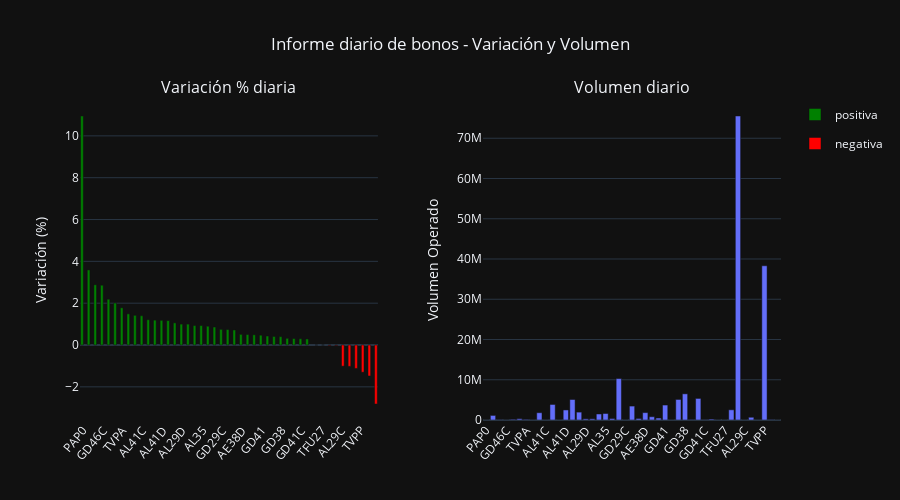

Source (notebook cell):
### Code cell
# ---------------   PANEL BONOS ARGENTINOS  ----------------
List_panel_Bonos =["Soberanos en pesos más Cer","Soberanos en pesos a tasa variable", "Soberanos en pesos a tasa fija",
                      "Soberanos en dólares", "Soberanos dolar linked", "Provinciales en pesos", "Provinciales dolar linked", 
                      "Provinciales en dólares", "Provinciales en euros", "Cupones vinculados al PBI", "Bonos corporativos en pesos",
                      "Bonos corporativos en dólares"]

panel_bonos_data = []

def obtener_panel_bonos(instrumento, panel, pais):
    
    url_panel2 = f"https://api.invertironline.com/api/Cotizaciones/{instrumento}/{panel}/{pais}"
    
    payload = {}
    headers = {
    'Authorization': f"Bearer {bearer_token}",
    'Cookie': 'i18n.langtag=es-AR; isMobile=0; 1ea603=2qWeR/Ko7fTv5qFwUUmajFxWKNKtMyB66jJlJwlyFgldqvfrivSOqffj72nSSQ8p18sxZLeNp+m5CDB+KmkD7BxBPsZzBlzrTNpk728p80GSm7j9dYAIvHBuX7tgmx5HVqjmBADYnrBeAlt9fjpu+dxROhkucWhAX8YWLux7ISiIj1gU'
    }

    response = requests.request("GET", url_panel2, headers=headers, data=payload)
    panel_bonos_data.append(response.json())

for descripcion in List_panel_Bonos:
    obtener_panel_bonos("Bonos", descripcion, "argentina")

ticket = []
descripcion = []
volumen = []
precio_maximo = []
precio_minimo = []
ultimo_precio = []
var_porcentual = []

for index, block in enumerate(panel_bonos_data): # ENUMERATE: Permite utilizar los indices de la lista para iterar y obtener los valores de la lista.
    for titulo in block["titulos"]:
        try:
            ticket_t = titulo["simbolo"]
            ticket.append(ticket_t)
            
            descripcion_b = List_panel_Bonos[index] 
            descripcion.append(descripcion_b)
            
            volumen_t = titulo["volumen"]
            volumen.append(volumen_t)
            
            precio_maximo_t = titulo["maximo"]
            precio_maximo.append(precio_maximo_t)
            
            precio_minimo_t = titulo["minimo"]
            precio_minimo.append(precio_minimo_t)
            
            ultimo_precio_t = titulo["ultimoCierre"]
            ultimo_precio.append(ultimo_precio_t)
            
            var_porcentual_t = titulo["variacionPorcentual"]
            var_porcentual.append(var_porcentual_t)
        except Exception:
            pass

data_bonos = pd.DataFrame({
    "ticket" : ticket, 
    "volumen" : volumen,
    "descripcion" : descripcion,
    "precio_maximo" : precio_maximo,
    "precio_minimo" : precio_minimo,
    "ultimo_precio" : ultimo_precio,
    "var_porcentual" : var_porcentual})

data_bonos["variación"] = ["positiva" if value > 0 else "negativa" for value in var_porcentual]
data_bonos = data_bonos.sort_values(by="var_porcentual", ascending=False)

var_bonos = px.bar(data_bonos,
                   x="ticket", y="var_porcentual",
                   color="variación",
                   color_discrete_map={'positiva': 'green', 'negativa': 'red'})
vol_bonos = px.bar(data_bonos,
                   x="ticket", y="volumen",
                   title="Volumen diario - Bonos")

# Crear subplots
fig_informe = make_subplots(rows=1, cols=2, 
                            subplot_titles=("Variación % diaria", "Volumen diario"),
                            horizontal_spacing=0.15)

for var in var_bonos.data:
    fig_informe.add_trace(var, row=1, col=1)
for vol in vol_bonos.data:
    fig_informe.add_trace(vol, row=1, col=2)
    
# Personalizar layout del subplot
fig_informe.update_layout(
    title={"text":"Informe diario de bonos - Variación y Volumen",
           'x': 0.5,
           'xanchor': 'center'},
    showlegend=True,
    height=500,
    width=900,
    template="plotly_dark")

# Configuración de los ejes x
fig_informe.update_xaxes(tickangle=-50, row=1, col=1, showgrid=False)
fig_informe.update_xaxes(tickangle=-50, row=1, col=2, showgrid=False)

# Configuración de los ejes y
fig_informe.update_yaxes(title_text="Variación (%)", row=1, col=1)
fig_informe.update_yaxes(title_text="Volumen Operado", row=1, col=2)

fig_informe.show()

### Figure 1 — Plotly figure (JSON) as saved in the notebook; plotly's stock layout.template omitted (floating-point values rounded to 4 significant figures)
{"data": [{"alignmentgroup": "True", "hovertemplate": "variación=positiva<br>ticket=%{x}<br>var_porcentual=%{y}<extra></extra>", "legendgroup": "positiva", "marker": {"color": "green", "pattern": {"shape": ""}}, "name": "positiva", "offsetgroup": "positiva", "orientation": "v", "showlegend": true, "textposition": "auto", "type": "bar", "x": ["PAP0", "PARP", "GD46D", "GD46C", "GD46", "CUAP", "TVPA", "AE38C", "GD41D", "AL41C", "GD35D", "AL35C", "AL41D", "AL30D", "AL35D", "AL29D", "GD35C", "GD30D", "AL35", "GD38D", "GD35", "GD29C", "AL30C", "GD30C", "AE38D", "AL41", "AL29", "GD41", "GD38C", "GD30", "GD38", "GD29D", "AL30", "GD41C", "GD29"], "xaxis": "x", "y": [10.95, 3.59, 2.88, 2.86, 2.19, 2.01, 1.78, 1.49, 1.42, 1.4, 1.21, 1.19, 1.18, 1.17, 1.06, 1, 1, 0.93, 0.93, 0.9, 0.86, 0.75, 0.74, 0.72, 0.51, 0.5, 0.49, 0.47, 0.43, 0.41, 0.4, 0.32, 0.31, 0.3, 0.29], "yaxis": "y"}, {"alignmentgroup": "True", "hovertemplate": "variación=negativa<br>ticket=%{x}<br>var_porcentual=%{y}<extra></extra>", "legendgroup": "negativa", "marker": {"color": "red", "pattern": {"shape": ""}}, "name": "negativa", "offsetgroup": "negativa", "orientation": "v", "showlegend": true, "textposition": "auto", "type": "bar", "x": ["TVPE", "TFU27", "AE38", "TO26", "AL29C", "DICP", "TVPY", "TVPP", "CO26", "DIP0"], "xaxis": "x", "y": [0, 0, -0.02, -0.02, -1.01, -1.02, -1.12, -1.3, -1.48, -2.82], "yaxis": "y"}, {"alignmentgroup": "True", "hovertemplate": "ticket=%{x}<br>volumen=%{y}<extra></extra>", "legendgroup": "", "marker": {"color": "#636efa", "pattern": {"shape": ""}}, "name": "", "offsetgroup": "", "orientation": "v", "showlegend": false, "textposition": "auto", "type": "bar", "x": ["PAP0", "PARP", "GD46D", "GD46C", "GD46", "CUAP", "TVPA", "AE38C", "GD41D", "AL41C", "GD35D", "AL35C", "AL41D", "AL30D", "AL35D", "AL29D", "GD35C", "GD30D", "AL35", "GD38D", "GD35", "GD29C", "AL30C", "GD30C", "AE38D", "AL41", "AL29", "GD41", "GD38C", "GD30", "GD38", "GD29D", "AL30", "GD41C", "GD29", "TVPE", "TFU27", "AE38", "TO26", "AL29C", "DICP", "TVPY", "TVPP", "CO26", "DIP0"], "xaxis": "x2", "y": [8383, 1137095, 57085, 0, 168632, 322291, 146540, 12304, 1812000, 0, 3862130, 49, 2496563, 5090199, 1960733, 289912, 297590, 1495046, 1615066, 371152, 10294284, 0, 3459826, 380381, 1832325, 815337, 483527, 3714055, 1100, 5106127, 6499849, 116295, 5358164, 43350, 225620, 6, 0, 2534347, 75531290, 66, 682869, 17170, 38314666, 75000, 6590], "yaxis": "y2"}], "layout": {"annotations": [{"font": {"size": 16}, "showarrow": false, "text": "Variación % diaria", "x": 0.2125, "xanchor": "center", "xref": "paper", "y": 1, "yanchor": "bottom", "yref": "paper"}, {"font": {"size": 16}, "showarrow": false, "text": "Volumen diario", "x": 0.7875, "xanchor": "center", "xref": "paper", "y": 1, "yanchor": "bottom", "yref": "paper"}], "height": 500, "showlegend": true, "title": {"text": "Informe diario de bonos - Variación y Volumen", "x": 0.5, "xanchor": "center"}, "width": 900, "xaxis": {"anchor": "y", "domain": [0, 0.425], "showgrid": false, "tickangle": -50}, "xaxis2": {"anchor": "y2", "domain": [0.575, 1], "showgrid": false, "tickangle": -50}, "yaxis": {"anchor": "x", "domain": [0, 1], "title": {"text": "Variación (%)"}}, "yaxis2": {"anchor": "x2", "domain": [0, 1], "title": {"text": "Volumen Operado"}}}}
